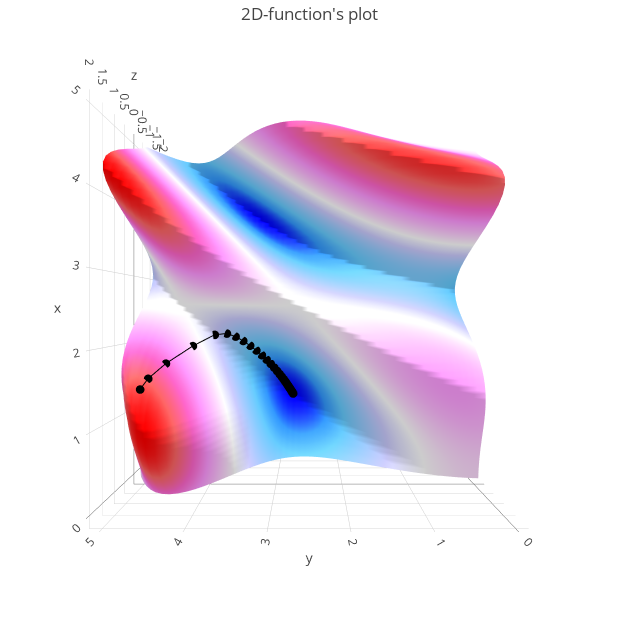
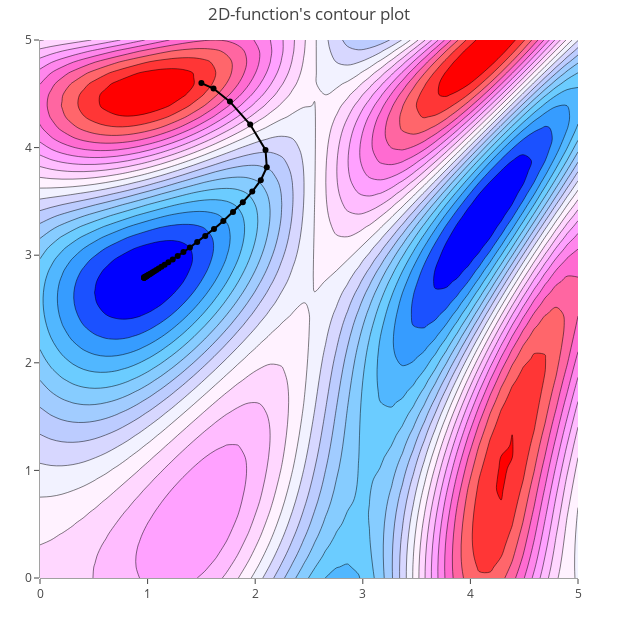

Notebook code cell kept with these figures, in order:
### Code cell
from plotly import tools
import plotly.offline as py
import plotly.graph_objs as go
py.init_notebook_mode(connected=True)

# Main surface plot
nx, ny = (50, 50)
x = np.linspace(0, 5, nx)
y = np.linspace(0, 5, ny)

xx, yy = np.meshgrid(x, y, sparse=True)
zz = f(xx, yy)

colorscale = 'Picnic'
surf = go.Surface(x=x, y=y, z=zz, showscale=False, colorscale=colorscale)
contour = go.Contour(x=x, y=y, z=zz, showscale=False, colorscale=colorscale, ncontours=25)
lines_contour = go.Scatter(x=x_steps, y=y_steps,
                   mode='markers+lines', line=dict(color='black'))

lines_surf = go.Scatter3d(x=x_steps, y=y_steps, z=np.array(z_steps)+0.05,
                      mode='markers+lines', marker=dict(size=3), line=dict(color='black'),
)


# Jupyter Notebook responsive sizes - Small: 618, Medium: 790, Large: 990
layout = go.Layout(
    width=618, height=618,
    margin=dict(l=40, r=40, b=40, t=40),
    scene=dict(
        camera=dict(
            up=dict(x=1, y=0, z=0),
            center=dict(x=0, y=0, z=0),
            eye=dict(x=0, y=0, z=2)
        )
    )
)

fig_3d = go.Figure(data=[surf, lines_surf], layout=layout)
fig_3d['layout']['title'] = "2D-function's plot"

fig_contour = go.Figure(data=[contour, lines_contour], layout=layout)
fig_contour['layout']['title'] = "2D-function's contour plot"

py.iplot(fig_3d)
py.iplot(fig_contour)

### Figure 1 — Plotly figure (JSON) as saved in the notebook; plotly's stock layout.template omitted (floating-point values rounded to 4 significant figures; data arrays with more than 128 entries replaced by an {"elided": "..."} marker saying what was removed)
{"data": [{"colorscale": "Picnic", "showscale": false, "type": "surface", "x": [0, 0.102, 0.2041, 0.3061, 0.4082, 0.5102, 0.6122, 0.7143, 0.8163, 0.9184, 1.02, 1.122, 1.224, 1.327, 1.429, 1.531, 1.633, 1.735, 1.837, 1.939, 2.041, 2.143, 2.245, 2.347, 2.449, 2.551, 2.653, 2.755, 2.857, 2.959, 3.061, 3.163, 3.265, 3.367, 3.469, 3.571, 3.673, 3.776, 3.878, 3.98, 4.082, 4.184, 4.286, 4.388, 4.49, 4.592, 4.694, 4.796, 4.898, 5], "y": [0, 0.102, 0.2041, 0.3061, 0.4082, 0.5102, 0.6122, 0.7143, 0.8163, 0.9184, 1.02, 1.122, 1.224, 1.327, 1.429, 1.531, 1.633, 1.735, 1.837, 1.939, 2.041, 2.143, 2.245, 2.347, 2.449, 2.551, 2.653, 2.755, 2.857, 2.959, 3.061, 3.163, 3.265, 3.367, 3.469, 3.571, 3.673, 3.776, 3.878, 3.98, 4.082, 4.184, 4.286, 4.388, 4.49, 4.592, 4.694, 4.796, 4.898, 5], "z": {"elided": "50x50 float values"}}, {"line": {"color": "black"}, "marker": {"size": 3}, "mode": "markers+lines", "type": "scatter3d", "x": [1.5, 1.613, 1.765, 1.954, 2.096, 2.108, 2.052, 1.973, 1.885, 1.794, 1.704, 1.617, 1.536, 1.461, 1.393, 1.333, 1.28, 1.233, 1.193, 1.158, 1.129, 1.103, 1.081, 1.063, 1.047, 1.034, 1.023, 1.013, 1.005, 0.9986, 0.993, 0.9882, 0.9841, 0.9807, 0.9779, 0.9755, 0.9734, 0.9717, 0.9703, 0.9691, 0.9681, 0.9672, 0.9665], "y": [4.6, 4.549, 4.427, 4.215, 3.978, 3.817, 3.697, 3.591, 3.492, 3.401, 3.318, 3.244, 3.179, 3.122, 3.072, 3.029, 2.992, 2.961, 2.934, 2.912, 2.892, 2.876, 2.862, 2.851, 2.841, 2.833, 2.826, 2.82, 2.815, 2.811, 2.807, 2.804, 2.802, 2.8, 2.798, 2.796, 2.795, 2.794, 2.793, 2.793, 2.792, 2.791, 2.791], "z": [1.785, 1.59, 1.115, 0.2807, -0.3184, -0.5434, -0.7171, -0.8927, -1.065, -1.227, -1.372, -1.497, -1.601, -1.685, -1.751, -1.803, -1.842, -1.871, -1.893, -1.908, -1.92, -1.929, -1.935, -1.939, -1.942, -1.944, -1.946, -1.947, -1.948, -1.949, -1.949, -1.949, -1.949, -1.95, -1.95, -1.95, -1.95, -1.95, -1.95, -1.95, -1.95, -1.95, -1.95]}], "layout": {"height": 618, "margin": {"b": 40, "l": 40, "r": 40, "t": 40}, "scene": {"camera": {"center": {"x": 0, "y": 0, "z": 0}, "eye": {"x": 0, "y": 0, "z": 2}, "up": {"x": 1, "y": 0, "z": 0}}}, "title": "2D-function's plot", "width": 618}}

### Figure 2 — Plotly figure (JSON) as saved in the notebook; plotly's stock layout.template omitted (floating-point values rounded to 4 significant figures; data arrays with more than 128 entries replaced by an {"elided": "..."} marker saying what was removed)
{"data": [{"colorscale": "Picnic", "ncontours": 25, "showscale": false, "type": "contour", "x": [0, 0.102, 0.2041, 0.3061, 0.4082, 0.5102, 0.6122, 0.7143, 0.8163, 0.9184, 1.02, 1.122, 1.224, 1.327, 1.429, 1.531, 1.633, 1.735, 1.837, 1.939, 2.041, 2.143, 2.245, 2.347, 2.449, 2.551, 2.653, 2.755, 2.857, 2.959, 3.061, 3.163, 3.265, 3.367, 3.469, 3.571, 3.673, 3.776, 3.878, 3.98, 4.082, 4.184, 4.286, 4.388, 4.49, 4.592, 4.694, 4.796, 4.898, 5], "y": [0, 0.102, 0.2041, 0.3061, 0.4082, 0.5102, 0.6122, 0.7143, 0.8163, 0.9184, 1.02, 1.122, 1.224, 1.327, 1.429, 1.531, 1.633, 1.735, 1.837, 1.939, 2.041, 2.143, 2.245, 2.347, 2.449, 2.551, 2.653, 2.755, 2.857, 2.959, 3.061, 3.163, 3.265, 3.367, 3.469, 3.571, 3.673, 3.776, 3.878, 3.98, 4.082, 4.184, 4.286, 4.388, 4.49, 4.592, 4.694, 4.796, 4.898, 5], "z": {"elided": "50x50 float values"}}, {"line": {"color": "black"}, "mode": "markers+lines", "type": "scatter", "x": [1.5, 1.613, 1.765, 1.954, 2.096, 2.108, 2.052, 1.973, 1.885, 1.794, 1.704, 1.617, 1.536, 1.461, 1.393, 1.333, 1.28, 1.233, 1.193, 1.158, 1.129, 1.103, 1.081, 1.063, 1.047, 1.034, 1.023, 1.013, 1.005, 0.9986, 0.993, 0.9882, 0.9841, 0.9807, 0.9779, 0.9755, 0.9734, 0.9717, 0.9703, 0.9691, 0.9681, 0.9672, 0.9665], "y": [4.6, 4.549, 4.427, 4.215, 3.978, 3.817, 3.697, 3.591, 3.492, 3.401, 3.318, 3.244, 3.179, 3.122, 3.072, 3.029, 2.992, 2.961, 2.934, 2.912, 2.892, 2.876, 2.862, 2.851, 2.841, 2.833, 2.826, 2.82, 2.815, 2.811, 2.807, 2.804, 2.802, 2.8, 2.798, 2.796, 2.795, 2.794, 2.793, 2.793, 2.792, 2.791, 2.791]}], "layout": {"height": 618, "margin": {"b": 40, "l": 40, "r": 40, "t": 40}, "scene": {"camera": {"center": {"x": 0, "y": 0, "z": 0}, "eye": {"x": 0, "y": 0, "z": 2}, "up": {"x": 1, "y": 0, "z": 0}}}, "title": "2D-function's contour plot", "width": 618}}
